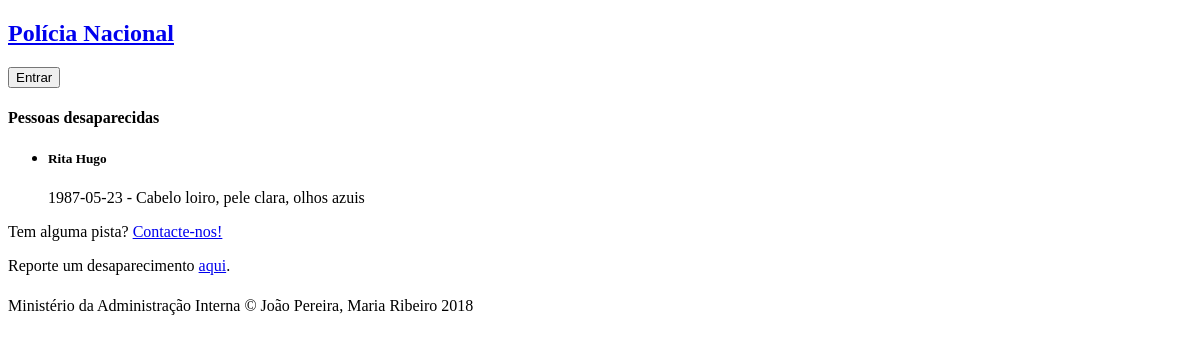
Before: /news.php with the older database file.
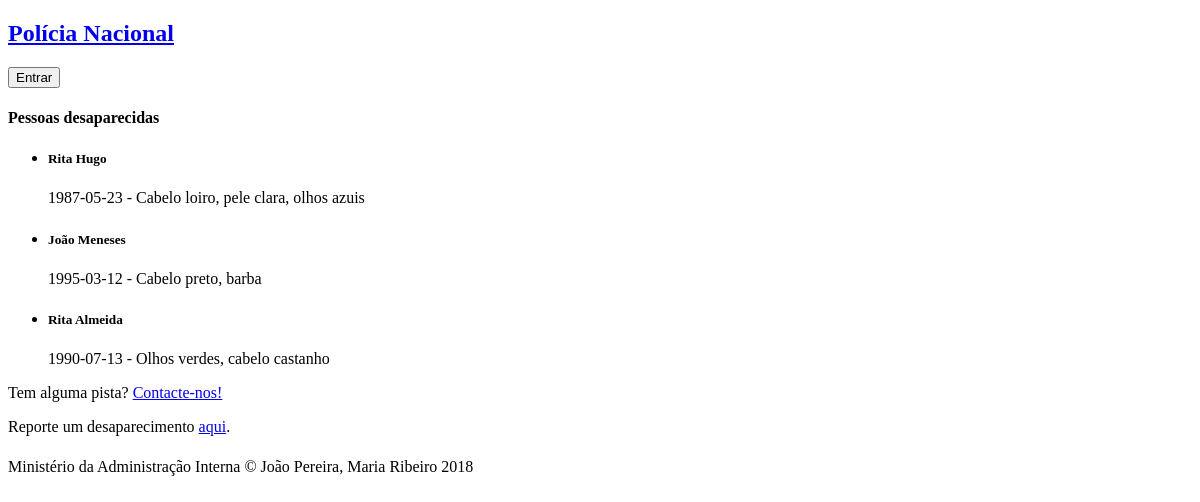
After: the same page with the newer database file.
### tables this page shows
CREATE TABLE person (
    nif INTEGER PRIMARY KEY,
    name VARCHAR NOT NULL,
    gender VARCHAR NOT NULL,
    birthdate date NOT NULL,
    naturality VARCHAR NOT NULL,
    adress VARCHAR,
    physical_description VARCHAR,
    weight INTEGER,
    height INTEGER
);

### database/connection.php (called while the page is built, shortened)
<?php $db = new PDO('sqlite:database/database.db');
function getMissingPeople() {
  global $db;
  $query = $db->prepare('SELECT person.* FROM person JOIN referenced ON person.nif=nif_person JOIN occurrences ON id_occurrence=occurrences.id WHERE occurrences.state=? AND occurrences.type=? AND referenced.type=?');
  $query->execute(array('Aberto', 12, 'Vítima'));
  return $query->fetchAll();
}

### news.php (the view, shortened to what this page needs)
<?php
    include_once('database/connection.php');
    $missings = getMissingPeople();
?>
<!DOCTYPE html>
<html>
<header id="header_public">
    <a href="public.php"><h2>Polícia Nacional</h2></a>
    <button type="log_in" onclick="location.href='log_in.php'">Entrar</button>
<header>
<aside id=missing>
    <h4>Pessoas desaparecidas</h4>
    <ul>
        <?php foreach($missings as $missing) {
            $occurrence = getOccByMissingPerson($missing);
            echo '<li><h5>' . $missing['name'] . '</h5><p>' . $missing['birthdate'] . ' - ' . $missing['physical_description'] . '</p><p>' . $occurrence['location'] . '</p>';
        } ?>
    </ul>
    <p>Tem alguma pista? <a href="contact.php">Contacte-nos!</a></p>
    <p>Reporte um desaparecimento <a href="missing_person_submition.php">aqui</a>.</p>
</aside>
<body>
</body>
<?php include_once('common/footer.php'); ?>
</html>

Changed rows visible on the page:
now on this page (row edited): person: name "João Meneses", birthdate "1995-03-12", physical_description "Cabelo preto, barba"
now on this page (row edited): person: name "Rita Almeida", birthdate "1990-07-13", physical_description "Olhos verdes, cabelo castanho"
